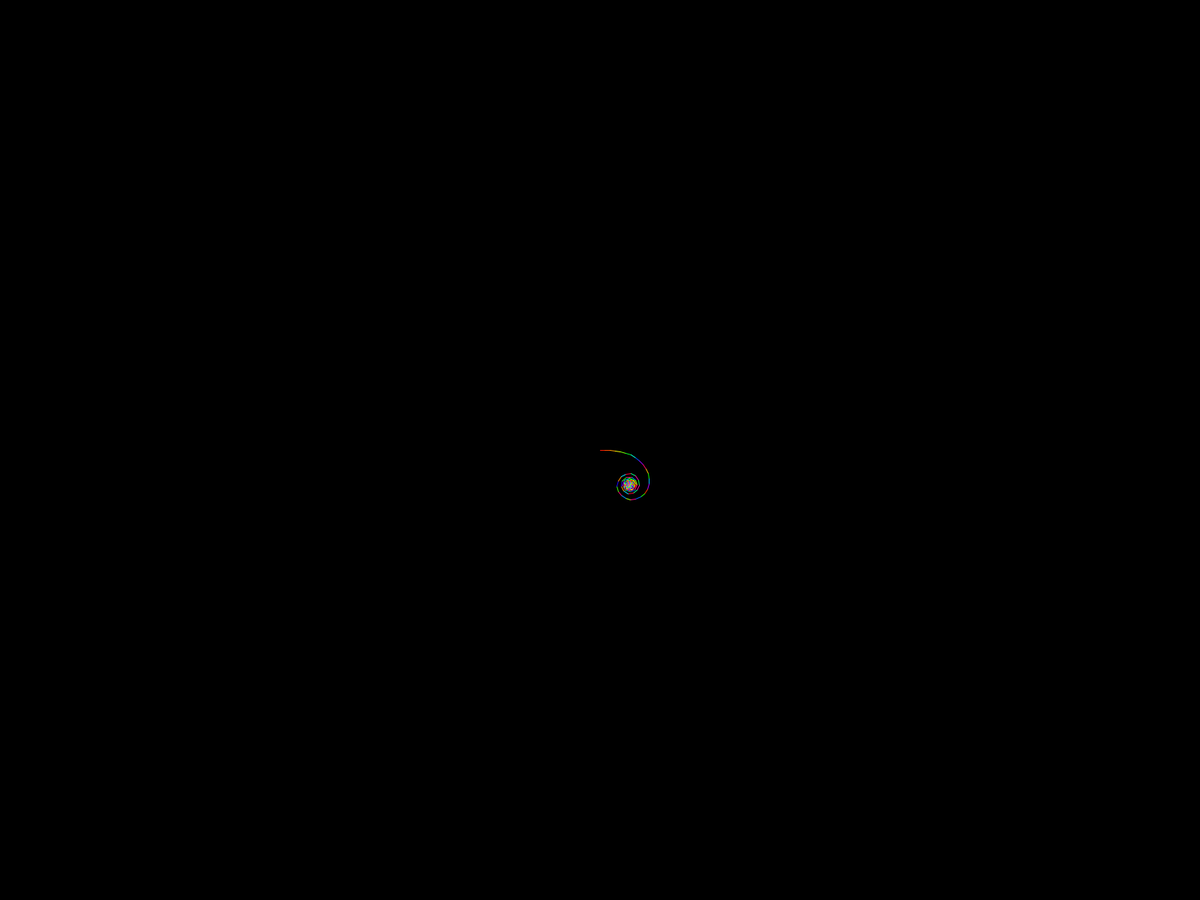
Frame 1 (no input)
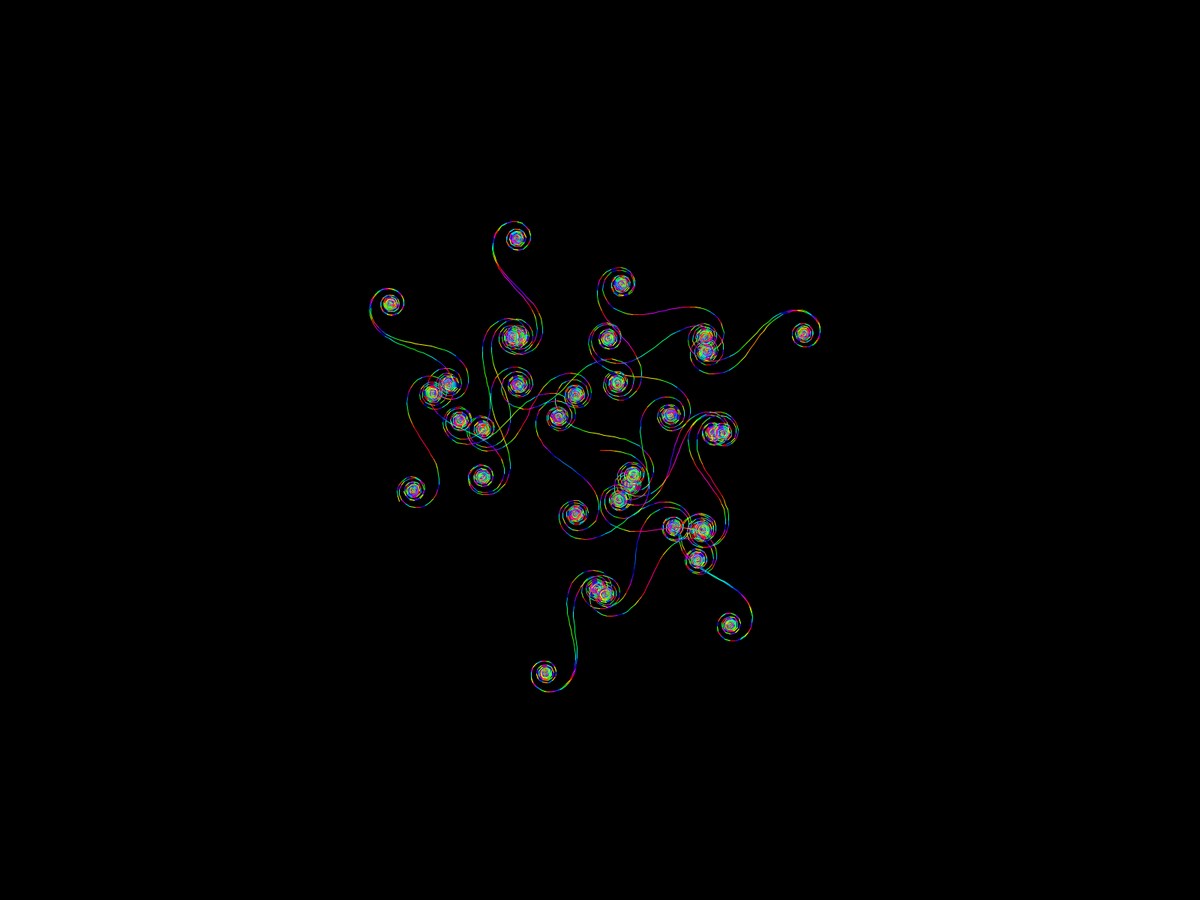
Frame 60 (the mouse pressed at the canvas centre just before this capture)
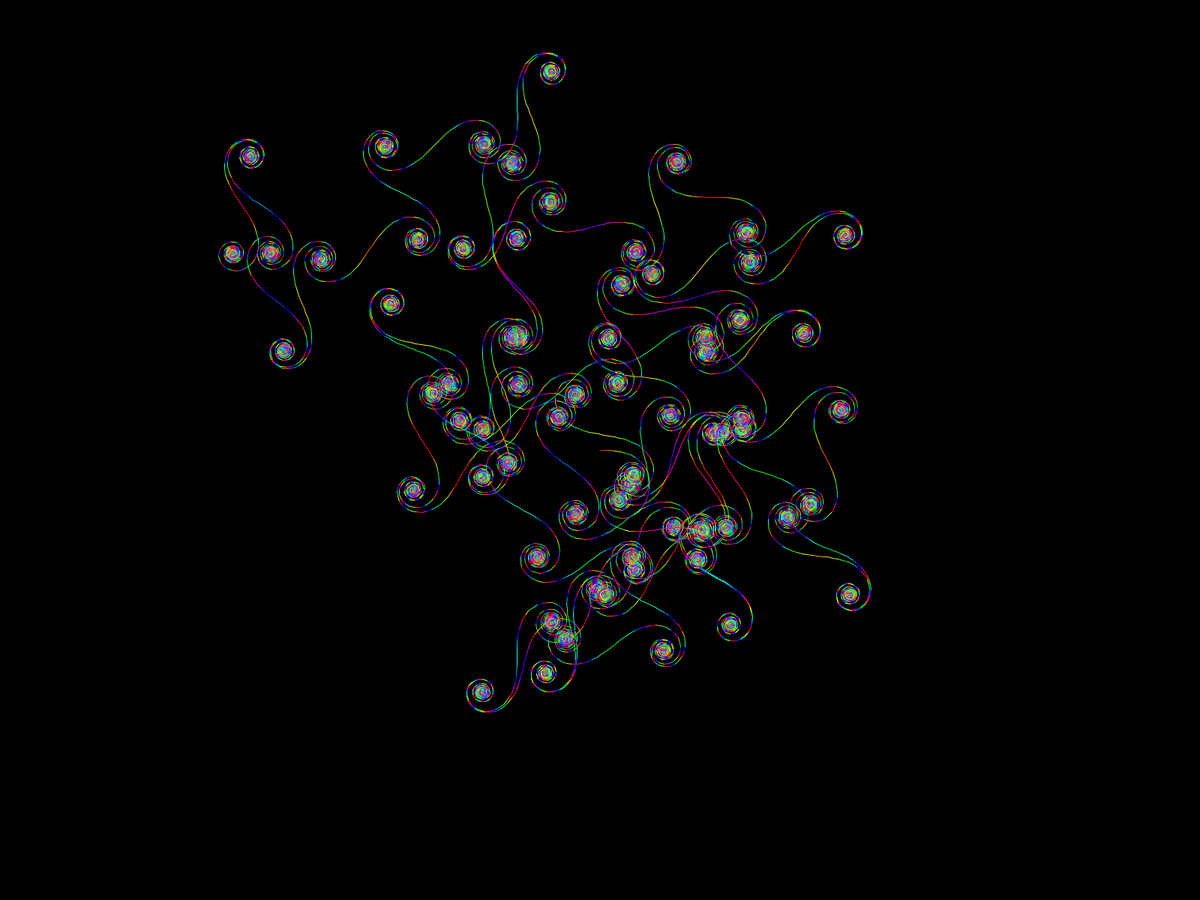
Frame 120 (the mouse held since frame 60 and released just before this capture)

The Processing sketch that drew these frames (run headless with seeded random() and noise(); from frame 60 on, the mouse is pressed at the canvas centre):

// Processing sketch: eulerSprialTurtle
// ── eulerSprialTurtle.pde
// euler sprials inspired by numberPhile
// the turtles name is greg he is a pvector that is updated in
// a forward function using polar coordinates and  a right turn function
// he has an heading angle intheta
// he can be sent a plot theta in the right();  angles are in degress
// converted to radians in the forward() and right() functions

float intheta =0;//turtle's theta
float theta =0; // plot's theta
PVector greg;
float dt = 1.0186;
void setup() {
  //size(800,800);
  fullScreen();
  background(0);
  colorMode(HSB, 60);
  stroke(0, 360, 360);
  greg = new PVector(width/2, height/2);
  //mysquare();
}


void mysquare() {
  for (int i= 0; i <4; i++) {
    forward(50);
    right(90);
  }
}


void forward(float amt) {

  float x2 = greg.x +amt *cos(radians(intheta));
  float y2 = greg.y +amt *sin(radians(intheta));
  stroke(intheta%60, 60, 60);
  line(greg.x, greg.y, x2, y2);
  // set the x and y to new position
  greg.x = x2;
  greg.y = y2;
}

void right(float deg) {
  intheta += deg;
  intheta = intheta%360;
}


void draw() {
  for (int i =0; i<200; i++) {
    theta += dt;
    theta = theta%360;
    println(theta, intheta, frameCount);
    right(theta);
    forward(7);
  }
  if (frameCount%300 == 0) {
    background(0);
    greg.x= width/2;
    greg.y= height/2;
    dt+= 0.002; // the angle increment is slightly increased
  }
}
